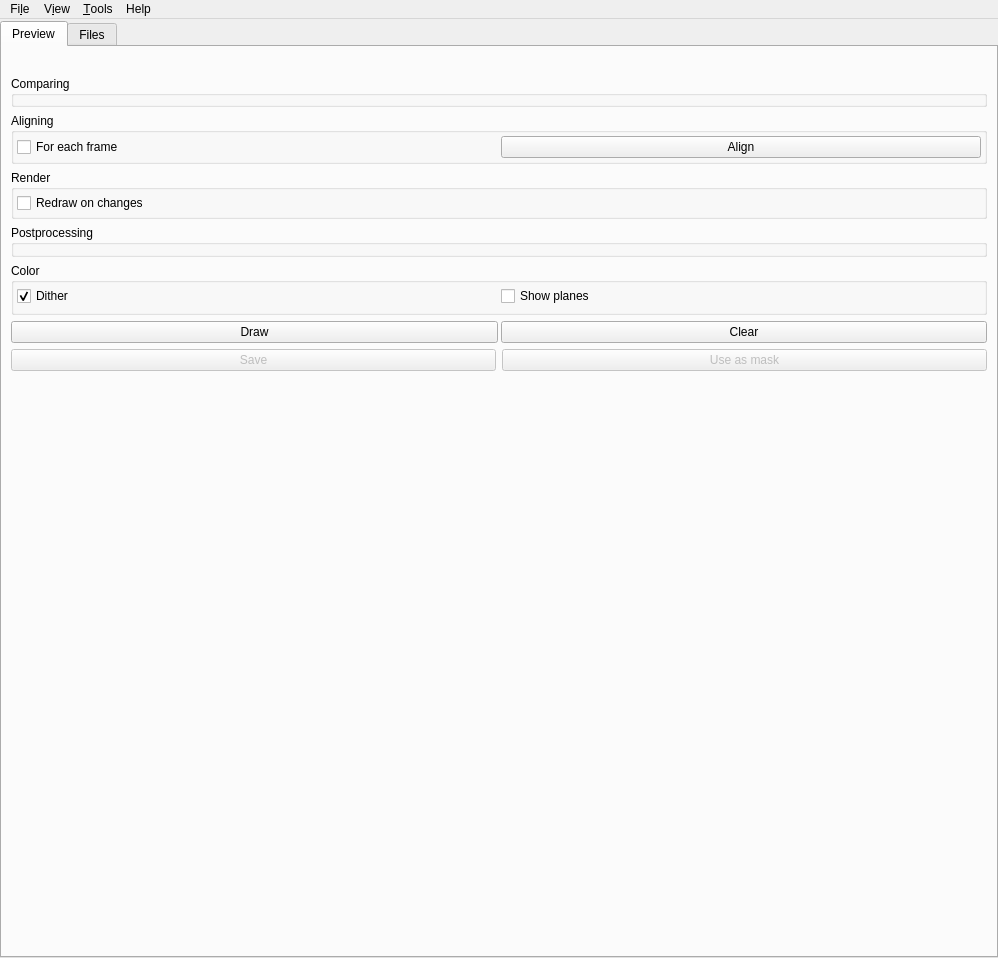
<?xml version="1.0" encoding="UTF-8"?>
<ui version="4.0">
 <class>main_widget</class>
 <widget class="QMainWindow" name="main_widget">
  <property name="geometry">
   <rect>
    <x>0</x>
    <y>0</y>
    <width>998</width>
    <height>958</height>
   </rect>
  </property>
  <property name="windowTitle">
   <string>Overmix</string>
  </property>
  <widget class="QWidget" name="central_layout">
   <layout class="QHBoxLayout" name="main_layout">
    <property name="leftMargin">
     <number>0</number>
    </property>
    <property name="topMargin">
     <number>2</number>
    </property>
    <property name="rightMargin">
     <number>0</number>
    </property>
    <property name="bottomMargin">
     <number>0</number>
    </property>
    <item>
     <widget class="QTabWidget" name="tab_pages">
      <property name="currentIndex">
       <number>0</number>
      </property>
      <widget class="QWidget" name="tab_preview">
       <attribute name="title">
        <string>Preview</string>
       </attribute>
       <layout class="QHBoxLayout" name="preview_layout">
        <item>
         <layout class="QVBoxLayout" name="properties_layout">
          <property name="sizeConstraint">
           <enum>QLayout::SetDefaultConstraint</enum>
          </property>
          <item>
           <layout class="QHBoxLayout" name="horizontalLayout_5">
            <item>
             <widget class="QLabel" name="lbl_info"/>
            </item>
           </layout>
          </item>
          <item>
           <widget class="QGroupBox" name="comparing_group">
            <property name="title">
             <string>Comparing</string>
            </property>
            <layout class="QVBoxLayout" name="comparing_layout">
             <property name="spacing">
              <number>3</number>
             </property>
             <property name="leftMargin">
              <number>3</number>
             </property>
             <property name="topMargin">
              <number>3</number>
             </property>
             <property name="rightMargin">
              <number>3</number>
             </property>
             <property name="bottomMargin">
              <number>3</number>
             </property>
            </layout>
           </widget>
          </item>
          <item>
           <widget class="QGroupBox" name="merge_group">
            <property name="title">
             <string>Aligning</string>
            </property>
            <layout class="QVBoxLayout" name="align_layout">
             <property name="spacing">
              <number>3</number>
             </property>
             <property name="leftMargin">
              <number>3</number>
             </property>
             <property name="topMargin">
              <number>3</number>
             </property>
             <property name="rightMargin">
              <number>3</number>
             </property>
             <property name="bottomMargin">
              <number>3</number>
             </property>
             <item>
              <layout class="QHBoxLayout" name="horizontalLayout_2">
               <property name="spacing">
                <number>3</number>
               </property>
               <item>
                <widget class="QCheckBox" name="cbx_each_frame">
                 <property name="text">
                  <string>For each frame</string>
                 </property>
                </widget>
               </item>
               <item>
                <widget class="QPushButton" name="btn_subpixel">
                 <property name="text">
                  <string>Align</string>
                 </property>
                </widget>
               </item>
              </layout>
             </item>
            </layout>
           </widget>
          </item>
          <item>
           <widget class="QGroupBox" name="render_group">
            <property name="title">
             <string>Render</string>
            </property>
            <property name="checked">
             <bool>false</bool>
            </property>
            <layout class="QVBoxLayout" name="render_layout">
             <property name="spacing">
              <number>3</number>
             </property>
             <property name="leftMargin">
              <number>3</number>
             </property>
             <property name="topMargin">
              <number>3</number>
             </property>
             <property name="rightMargin">
              <number>3</number>
             </property>
             <property name="bottomMargin">
              <number>3</number>
             </property>
             <item>
              <widget class="QCheckBox" name="render_redraw">
               <property name="text">
                <string>Redraw on changes</string>
               </property>
              </widget>
             </item>
            </layout>
           </widget>
          </item>
          <item>
           <widget class="QGroupBox" name="postprocess_group">
            <property name="title">
             <string>Postprocessing</string>
            </property>
            <layout class="QVBoxLayout" name="postprocess_layout">
             <property name="leftMargin">
              <number>3</number>
             </property>
             <property name="topMargin">
              <number>3</number>
             </property>
             <property name="rightMargin">
              <number>3</number>
             </property>
             <property name="bottomMargin">
              <number>6</number>
             </property>
            </layout>
           </widget>
          </item>
          <item>
           <widget class="QGroupBox" name="color_group">
            <property name="title">
             <string>Color</string>
            </property>
            <property name="checked">
             <bool>false</bool>
            </property>
            <layout class="QGridLayout" name="gridLayout">
             <property name="leftMargin">
              <number>3</number>
             </property>
             <property name="topMargin">
              <number>3</number>
             </property>
             <property name="rightMargin">
              <number>3</number>
             </property>
             <property name="bottomMargin">
              <number>6</number>
             </property>
             <property name="spacing">
              <number>3</number>
             </property>
             <item row="0" column="1">
              <widget class="QCheckBox" name="cbx_nocolor">
               <property name="text">
                <string>Show planes</string>
               </property>
              </widget>
             </item>
             <item row="0" column="0">
              <widget class="QCheckBox" name="cbx_dither">
               <property name="text">
                <string>Dither</string>
               </property>
               <property name="checked">
                <bool>true</bool>
               </property>
              </widget>
             </item>
            </layout>
           </widget>
          </item>
          <item>
           <layout class="QHBoxLayout" name="horizontalLayout">
            <property name="spacing">
             <number>3</number>
            </property>
            <item>
             <widget class="QPushButton" name="btn_refresh">
              <property name="text">
               <string>Draw</string>
              </property>
             </widget>
            </item>
            <item>
             <widget class="QPushButton" name="btn_clear">
              <property name="text">
               <string>Clear</string>
              </property>
             </widget>
            </item>
           </layout>
          </item>
          <item>
           <layout class="QHBoxLayout" name="horizontalLayout_12">
            <item>
             <widget class="QPushButton" name="btn_save">
              <property name="enabled">
               <bool>false</bool>
              </property>
              <property name="text">
               <string>Save</string>
              </property>
             </widget>
            </item>
            <item>
             <widget class="QPushButton" name="btn_as_mask">
              <property name="enabled">
               <bool>false</bool>
              </property>
              <property name="text">
               <string>Use as mask</string>
              </property>
             </widget>
            </item>
           </layout>
          </item>
          <item>
           <spacer name="verticalSpacer">
            <property name="orientation">
             <enum>Qt::Vertical</enum>
            </property>
            <property name="sizeHint" stdset="0">
             <size>
              <width>20</width>
              <height>40</height>
             </size>
            </property>
           </spacer>
          </item>
         </layout>
        </item>
       </layout>
      </widget>
      <widget class="QWidget" name="tab_files">
       <attribute name="title">
        <string>Files</string>
       </attribute>
       <layout class="QHBoxLayout" name="files_layout">
        <item>
         <layout class="QVBoxLayout" name="_2">
          <item>
           <widget class="QCheckBox" name="cbx_interlaced">
            <property name="text">
             <string>De-telecine images on input</string>
            </property>
           </widget>
          </item>
          <item>
           <widget class="QGroupBox" name="preprocess_group">
            <property name="title">
             <string>Modify files</string>
            </property>
            <property name="checked">
             <bool>false</bool>
            </property>
            <layout class="QVBoxLayout" name="preprocess_layout">
             <property name="spacing">
              <number>3</number>
             </property>
             <property name="leftMargin">
              <number>3</number>
             </property>
             <property name="topMargin">
              <number>3</number>
             </property>
             <property name="rightMargin">
              <number>3</number>
             </property>
             <property name="bottomMargin">
              <number>3</number>
             </property>
            </layout>
           </widget>
          </item>
          <item>
           <widget class="QGroupBox" name="selection_group">
            <property name="title">
             <string>Selection</string>
            </property>
            <layout class="QVBoxLayout" name="verticalLayout_9">
             <item>
              <widget class="QComboBox" name="selection_selector">
               <property name="enabled">
                <bool>true</bool>
               </property>
               <item>
                <property name="text">
                 <string>Everything</string>
                </property>
               </item>
               <item>
                <property name="text">
                 <string>Group</string>
                </property>
               </item>
               <item>
                <property name="text">
                 <string>Frame</string>
                </property>
               </item>
               <item>
                <property name="text">
                 <string>Custom</string>
                </property>
               </item>
              </widget>
             </item>
             <item>
              <widget class="QPushButton" name="btn_apply_mods">
               <property name="text">
                <string>Apply modifications</string>
               </property>
              </widget>
             </item>
            </layout>
           </widget>
          </item>
          <item>
           <widget class="QGroupBox" name="images_group">
            <property name="title">
             <string>Images</string>
            </property>
            <layout class="QVBoxLayout" name="verticalLayout_12">
             <item>
              <widget class="QTreeView" name="files_view">
               <property name="sizePolicy">
                <sizepolicy hsizetype="Minimum" vsizetype="Expanding">
                 <horstretch>0</horstretch>
                 <verstretch>0</verstretch>
                </sizepolicy>
               </property>
               <property name="selectionMode">
                <enum>QAbstractItemView::ContiguousSelection</enum>
               </property>
               <attribute name="headerDefaultSectionSize">
                <number>40</number>
               </attribute>
              </widget>
             </item>
             <item>
              <layout class="QHBoxLayout" name="horizontalLayout_11">
               <item>
                <widget class="QPushButton" name="btn_add_group">
                 <property name="text">
                  <string>Add group</string>
                 </property>
                </widget>
               </item>
               <item>
                <widget class="QPushButton" name="btn_delete_files">
                 <property name="text">
                  <string>Delete</string>
                 </property>
                 <property name="shortcut">
                  <string>Del</string>
                 </property>
                </widget>
               </item>
               <item>
                <widget class="QPushButton" name="btn_save_files">
                 <property name="text">
                  <string>Save</string>
                 </property>
                </widget>
               </item>
               <item>
                <spacer name="horizontalSpacer_5">
                 <property name="orientation">
                  <enum>Qt::Horizontal</enum>
                 </property>
                 <property name="sizeType">
                  <enum>QSizePolicy::Minimum</enum>
                 </property>
                 <property name="sizeHint" stdset="0">
                  <size>
                   <width>40</width>
                   <height>20</height>
                  </size>
                 </property>
                </spacer>
               </item>
              </layout>
             </item>
            </layout>
           </widget>
          </item>
          <item>
           <widget class="QGroupBox" name="masks_group">
            <property name="title">
             <string>Alpha masks</string>
            </property>
            <layout class="QVBoxLayout" name="verticalLayout_11">
             <item>
              <widget class="QTreeView" name="mask_view">
               <property name="sizePolicy">
                <sizepolicy hsizetype="Minimum" vsizetype="Minimum">
                 <horstretch>0</horstretch>
                 <verstretch>0</verstretch>
                </sizepolicy>
               </property>
               <attribute name="headerDefaultSectionSize">
                <number>60</number>
               </attribute>
              </widget>
             </item>
             <item>
              <layout class="QHBoxLayout" name="horizontalLayout_13">
               <item>
                <widget class="QPushButton" name="pre_alpha_mask">
                 <property name="text">
                  <string>Add masks</string>
                 </property>
                </widget>
               </item>
               <item>
                <widget class="QPushButton" name="pre_remove_mask">
                 <property name="text">
                  <string>Remove</string>
                 </property>
                </widget>
               </item>
               <item>
                <widget class="QPushButton" name="pre_clear_mask">
                 <property name="enabled">
                  <bool>false</bool>
                 </property>
                 <property name="text">
                  <string>Clear mask</string>
                 </property>
                </widget>
               </item>
               <item>
                <spacer name="horizontalSpacer">
                 <property name="orientation">
                  <enum>Qt::Horizontal</enum>
                 </property>
                 <property name="sizeType">
                  <enum>QSizePolicy::Minimum</enum>
                 </property>
                 <property name="sizeHint" stdset="0">
                  <size>
                   <width>40</width>
                   <height>20</height>
                  </size>
                 </property>
                </spacer>
               </item>
              </layout>
             </item>
            </layout>
           </widget>
          </item>
         </layout>
        </item>
       </layout>
      </widget>
     </widget>
    </item>
   </layout>
  </widget>
  <widget class="QMenuBar" name="menuBar">
   <property name="geometry">
    <rect>
     <x>0</x>
     <y>0</y>
     <width>998</width>
     <height>26</height>
    </rect>
   </property>
   <widget class="QMenu" name="menuFiles">
    <property name="title">
     <string>Fi&amp;le</string>
    </property>
    <addaction name="action_add_files"/>
    <addaction name="action_save"/>
    <addaction name="separator"/>
    <addaction name="action_exit"/>
   </widget>
   <widget class="QMenu" name="menuView">
    <property name="title">
     <string>V&amp;iew</string>
    </property>
    <addaction name="action_show_menubar"/>
    <addaction name="action_fullscreen"/>
    <addaction name="action_movement_graph"/>
    <addaction name="action_make_black"/>
   </widget>
   <widget class="QMenu" name="menuHelp">
    <property name="title">
     <string>Help</string>
    </property>
    <addaction name="action_online_wiki"/>
   </widget>
   <widget class="QMenu" name="menu_Tools">
    <property name="title">
     <string>&amp;Tools</string>
    </property>
    <addaction name="action_crop_all"/>
    <addaction name="action_create_slide"/>
    <addaction name="action_show_skip_preview"/>
    <addaction name="action_create_sr"/>
   </widget>
   <addaction name="menuFiles"/>
   <addaction name="menuView"/>
   <addaction name="menu_Tools"/>
   <addaction name="menuHelp"/>
  </widget>
  <action name="action_online_wiki">
   <property name="text">
    <string>&amp;Online wiki</string>
   </property>
   <property name="shortcut">
    <string>F1</string>
   </property>
  </action>
  <action name="action_fullscreen">
   <property name="text">
    <string>&amp;Fullscreen</string>
   </property>
   <property name="shortcut">
    <string>F11</string>
   </property>
  </action>
  <action name="action_add_files">
   <property name="text">
    <string>&amp;Add files</string>
   </property>
   <property name="shortcut">
    <string>Ctrl+O</string>
   </property>
  </action>
  <action name="action_exit">
   <property name="text">
    <string>&amp;Exit</string>
   </property>
   <property name="shortcut">
    <string>Ctrl+Q</string>
   </property>
  </action>
  <action name="action_show_menubar">
   <property name="checkable">
    <bool>true</bool>
   </property>
   <property name="checked">
    <bool>true</bool>
   </property>
   <property name="enabled">
    <bool>false</bool>
   </property>
   <property name="text">
    <string>&amp;Show menubar</string>
   </property>
   <property name="shortcut">
    <string>Ctrl+M</string>
   </property>
  </action>
  <action name="action_save">
   <property name="text">
    <string>&amp;Save</string>
   </property>
   <property name="shortcut">
    <string>Ctrl+S</string>
   </property>
  </action>
  <action name="action_movement_graph">
   <property name="text">
    <string>&amp;Display movement graph</string>
   </property>
  </action>
  <action name="action_crop_all">
   <property name="text">
    <string>&amp;Crop to area</string>
   </property>
  </action>
  <action name="action_create_slide">
   <property name="text">
    <string>Create &amp;slide</string>
   </property>
  </action>
  <action name="action_make_black">
   <property name="checkable">
    <bool>true</bool>
   </property>
   <property name="text">
    <string>&amp;Black background</string>
   </property>
  </action>
  <action name="action_show_skip_preview">
   <property name="text">
    <string>Show Demosaic Calculator</string>
   </property>
  </action>
  <action name="action_create_sr">
   <property name="text">
    <string>Create SR sample</string>
   </property>
  </action>
 </widget>
 <resources/>
 <connections/>
</ui>
